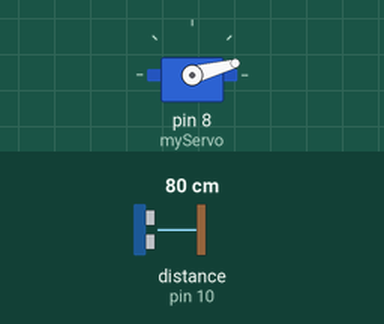
Recording of a sketch running on a simulated Arduino Uno, built with avr-gcc and run on an emulated ATmega328P. On the bench: servo. Wiring (inferred from the names in the program): ultrasonic range finder: trigger pin 9; echo pin 10. The test bench sets the inputs (shaded band); at power-on: distance to the obstacle (sensor on pin 10) 80 cm. The echo pulse lasts 58.3 µs per cm; what the sketch prints to the serial monitor is not drawn.

Above: at 0.01 s.
1.3 s: distance to the obstacle (sensor on pin 10) set to 2 cm
At 3.56 s:
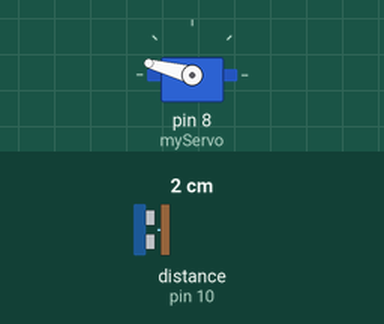
4.3 s: distance to the obstacle (sensor on pin 10) set to 250 cm
At 4.9 s:
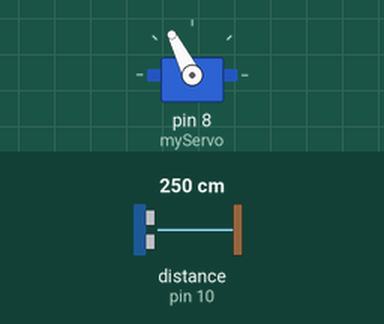
10.3 s: distance to the obstacle (sensor on pin 10) set to 18 cm
13.3 s: distance to the obstacle (sensor on pin 10) set to 9 cm
Timing chart, 0 to 17.3 s (numbered marks = the images above; inputs shaded):
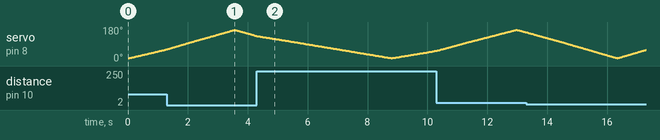

The sketch:

radar.ino
```cpp
#include <Servo.h>.
#include<SoftwareSerial.h>
// Defines Tirg and Echo pins of the Ultrasonic Sensor
const int trigPin = 9;
const int echoPin = 10;
int RxD =2, TxD = 3;
SoftwareSerial BTserial(TxD, RxD);
// Variables for the duration and the distance
long duration;
int distance;
int i;
Servo myServo; // Creates a servo object for controlling the servo motor
void setup() {
  pinMode(trigPin, OUTPUT); // Sets the trigPin as an Output
  pinMode(echoPin, INPUT); // Sets the echoPin as an Input
  Serial.begin(9600);
  BTserial.begin(9600);
  myServo.attach(8); // Defines on which pin is the servo motor attached
  pinMode(TxD, INPUT);
  pinMode(RxD, OUTPUT);
}
void loop() {
  // rotates the servo motor from 15 to 165 degrees
  for(i=15;i<=165;i++){
  myServo.write(i);
  delay(15);
  distance = calculateDistance();// Calls a function for calculating the distance measured by the Ultrasonic sensor for each degree

  Serial.print(i); // Sends the current degree into the Serial Port
  Serial.print(","); // Sends addition character right next to the previous value needed later in the Processing IDE for indexing
  Serial.print(distance); // Sends the distance value into the Serial Port
  Serial.print("."); // Sends addition character right next to the previous value needed later in the Processing IDE for indexing

  BTserial.print(i); // Sends the current degree into the Serial Port
  BTserial.print(","); // Sends addition character right next to the previous value needed later in the Processing IDE for indexing
  BTserial.print(distance); // Sends the distance value into the Serial Port
  BTserial.print("."); // Sends addition character right next to the previous value needed later in the Processing IDE for indexing
  }
  // Repeats the previous lines from 165 to 15 degrees
  for(i=165;i>15;i--){
  myServo.write(i);
  delay(15);
  distance = calculateDistance();

  Serial.print(i); // Sends the current degree into the Serial Port
  Serial.print(","); // Sends addition character right next to the previous value needed later in the Processing IDE for indexing
  Serial.print(distance); // Sends the distance value into the Serial Port
  Serial.print("."); // Sends addition character right next to the previous value needed later in the Processing IDE for indexing

  BTserial.print(i); // Sends the current degree into the Serial Port
  BTserial.print(","); // Sends addition character right next to the previous value needed later in the Processing IDE for indexing
  BTserial.print(distance); // Sends the distance value into the Serial Port
  BTserial.print("."); // Sends addition character right next to the previous value needed later in the Processing IDE for indexing
  }
}
// Function for calculating the distance measured by the Ultrasonic sensor
int calculateDistance(){

  digitalWrite(trigPin, LOW);
  delayMicroseconds(2);
  // Sets the trigPin on HIGH state for 10 micro seconds
  digitalWrite(trigPin, HIGH);
  delayMicroseconds(10);
  digitalWrite(trigPin, LOW);
  duration = pulseIn(echoPin, HIGH); // Reads the echoPin, returns the sound wave travel time in microseconds
  distance= duration*0.034/2;
  return distance;
}
```
